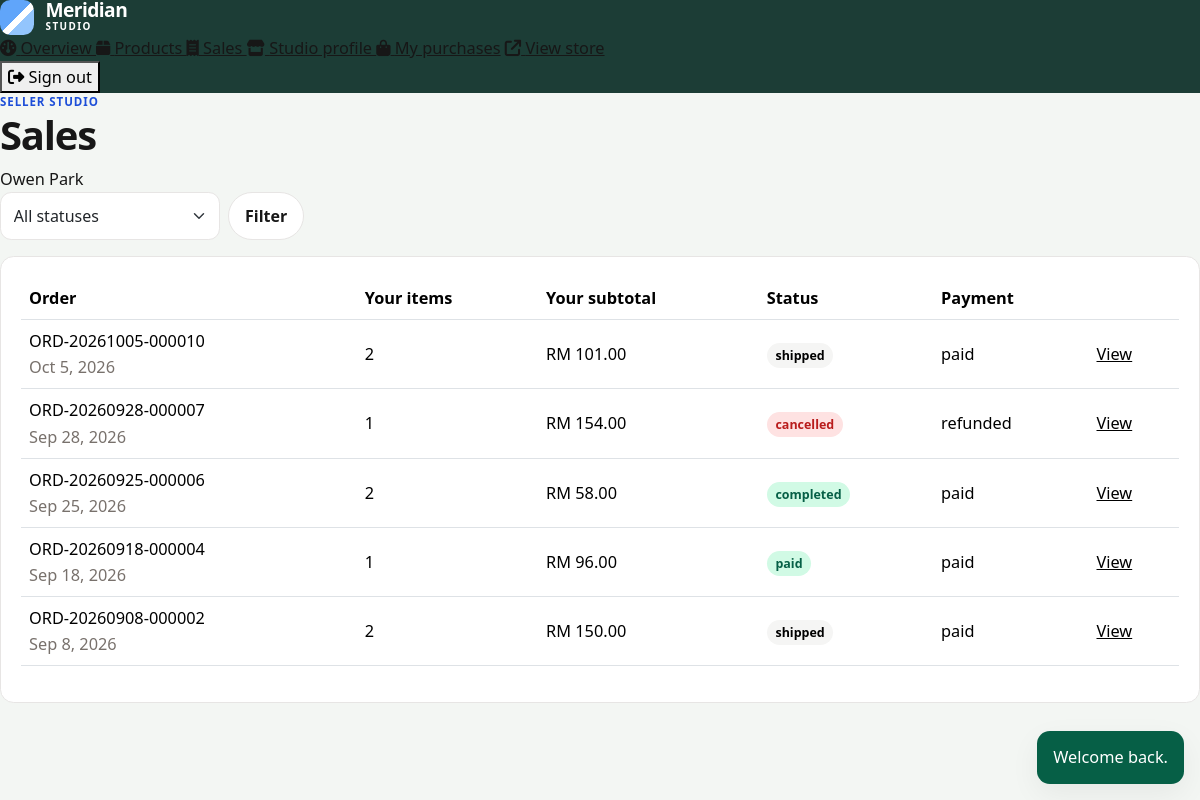
/seller/orders.php (signed in), run on the app's committed database.
### tables this page shows
CREATE TABLE users (
    id INT UNSIGNED AUTO_INCREMENT PRIMARY KEY,
    name VARCHAR(80) NOT NULL,
    email VARCHAR(120) NOT NULL,
    password VARCHAR(255) NOT NULL,
    phone VARCHAR(20) NOT NULL,
    address VARCHAR(255) NOT NULL,
    avatar VARCHAR(255) NULL,
    role ENUM('customer', 'seller', 'admin') NOT NULL DEFAULT 'customer',
    status ENUM('active', 'suspended') NOT NULL DEFAULT 'active',
    must_change_password TINYINT(1) NOT NULL DEFAULT 0,
    created_at DATETIME NOT NULL DEFAULT CURRENT_TIMESTAMP,
    updated_at DATETIME NOT NULL DEFAULT CURRENT_TIMESTAMP ON UPDATE CURRENT_TIMESTAMP,
    UNIQUE KEY uq_users_email (email),
    KEY idx_users_role_status (role, status)
);

CREATE TABLE orders (
    id INT UNSIGNED AUTO_INCREMENT PRIMARY KEY,
    order_number VARCHAR(24) NOT NULL,
    user_id INT UNSIGNED NOT NULL,
    subtotal DECIMAL(10,2) NOT NULL,
    discount_amount DECIMAL(10,2) NOT NULL DEFAULT 0.00,
    shipping_fee DECIMAL(10,2) NOT NULL DEFAULT 0.00,
    total_amount DECIMAL(10,2) NOT NULL,
    coupon_id INT UNSIGNED NULL,
    payment_method ENUM('paypal', 'cod', 'bank') NOT NULL,
    payment_status ENUM('unpaid', 'paid', 'refunded', 'failed') NOT NULL DEFAULT 'unpaid',
    transaction_id VARCHAR(80) NULL,
    order_status ENUM('pending', 'paid', 'processing', 'shipped', 'completed', 'cancelled') NOT NULL DEFAULT 'pending',
    shipping_name VARCHAR(80) NOT NULL,
    shipping_email VARCHAR(120) NOT NULL,
    shipping_phone VARCHAR(20) NOT NULL,
    shipping_address VARCHAR(255) NOT NULL,
    cancellation_reason VARCHAR(255) NULL,
    cancelled_at DATETIME NULL,
    stock_restored TINYINT(1) NOT NULL DEFAULT 0,
    created_at DATETIME NOT NULL DEFAULT CURRENT_TIMESTAMP,
    updated_at DATETIME NOT NULL DEFAULT CURRENT_TIMESTAMP ON UPDATE CURRENT_TIMESTAMP,
    UNIQUE KEY uq_orders_number (order_number),
    UNIQUE KEY uq_orders_transaction (transaction_id),
    KEY idx_orders_user (user_id, created_at),
    KEY idx_orders_status (order_status, payment_status),
    CONSTRAINT fk_orders_user FOREIGN KEY (user_id) REFERENCES users (id),
    CONSTRAINT fk_orders_coupon FOREIGN KEY (coupon_id) REFERENCES coupons (id) ON DELETE SET NULL
);

### includes/functions.php (called while the page is built, shortened)
<?php
function config(string $group, ?string $key = null, mixed $default = null): mixed
{
    $bag = $GLOBALS['mm_config'][$group] ?? [];
    if ($key === null) {
        return $bag;
    }
    return $bag[$key] ?? $default;
}
function e(mixed $value): string
{
    return htmlspecialchars((string) $value, ENT_QUOTES | ENT_SUBSTITUTE, 'UTF-8');
}
function url(string $path = ''): string
{
    $base = APP_BASE_PATH;
    $path = ltrim($path, '/');
    if ($path === '') {
        return ($base === '' ? '' : $base) . '/';
    }
    $hash = '';
    $query = '';
    if (str_contains($path, '?')) {
        [$path, $query] = explode('?', $path, 2);
        $query = '?' . $query;
    }
    return ($base === '' ? '' : $base) . '/' . ltrim($path, '/') . $query . $hash;
}
function asset(string $path): string
{
    $relative = ltrim($path, '/');
    $full = APP_ROOT . '/assets/' . $relative;
    $version = is_file($full) ? (string) filemtime($full) : '1';
    return url('assets/' . $relative) . '?v=' . $version;
}
function get_flashes(): array
{
    $items = $_SESSION['flash'] ?? [];
    return is_array($items) ? $items : [];
}
function to_cents(mixed $amount): int
{
    $value = trim((string) $amount);
    $negative = str_starts_with($value, '-');
    $value = ltrim($value, '-');
    [$dollars, $cents] = array_pad(explode('.', $value, 2), 2, '0');
    $cents = substr(str_pad($cents, 2, '0'), 0, 2);
    $total = ((int) $dollars) * 100 + (int) $cents;
    return $negative ? -$total : $total;
}
function money(mixed $amount): string
{
    $cents = to_cents($amount);
    $negative = $cents < 0;
    $cents = abs($cents);
    $formatted = number_format($cents / 100, 2);
    $symbol = (string) config('app', 'currency_symbol', 'RM');
    $prefix = $symbol === '' ? '' : $symbol . ' ';
    return ($negative ? '-' : '') . $prefix . $formatted;
}
function db(): PDO
{
    static $pdo = null;
    if ($pdo instanceof PDO) {
        return $pdo;
    }
    $cfg = config('db');
    $dsn = sprintf(
        'mysql:host=%s;port=%s;dbname=%s;charset=%s',
        $cfg['host'],
        $cfg['port'],
        $cfg['name'],
        $cfg['charset']
    );
    try {
        $pdo = new PDO($dsn, (string) $cfg['user'], (string) $cfg['pass'], [
            PDO::ATTR_ERRMODE => PDO::ERRMODE_EXCEPTION,
            PDO::ATTR_DEFAULT_FETCH_MODE => PDO::FETCH_ASSOC,
            PDO::ATTR_EMULATE_PREPARES => false,
        ]);
        $pdo->exec("SET time_zone = '+08:00'");
    } catch (PDOException $exception) {
        log_message('database', 'Connection failed: ' . $exception->getMessage());
        if (PHP_SAPI === 'cli') {
            fwrite(STDERR, "Database connection failed. See logs/app.log\n");
            exit(1);
        }
        http_response_code(500);
        require APP_ROOT . '/includes/db_error.php';
        exit;
    }
    return $pdo;
}

### includes/auth.php (called while the page is built, shortened)
<?php
function current_user(bool $refresh = false): ?array
{
    static $loaded = false;
    static $cached = null;
    if ($loaded) {
        return $cached;
    }
    $loaded = true;
    $userId = $_SESSION['user_id'] ?? null;
    $fingerprint = hash('sha256', (string) ($_SERVER['HTTP_USER_AGENT'] ?? 'cli'));
    $known = $_SESSION['fingerprint'] ?? '';
    $stmt = db()->prepare(
        'SELECT id, name, email, phone, address, avatar, role, status, must_change_password, created_at
         FROM users WHERE id = ? LIMIT 1'
    );
    $stmt->execute([(int) $userId]);
    $user = $stmt->fetch();
    $cached = $user;
    return $cached;
}
function enforce_password_change(): void
{
    $user = current_user();
    if (!$user || (int) $user['must_change_password'] !== 1) {
        return;
    }
}

### includes/bootstrap.php (called while the page is built, shortened)
<?php
require_once APP_ROOT . '/includes/functions.php';
require_once APP_ROOT . '/includes/auth.php';
if (PHP_SAPI !== 'cli') {
    enforce_password_change();
}

### seller/orders.php (the view, shortened to what this page needs)
<?php
require __DIR__ . '/../includes/bootstrap.php';
$user = require_role('seller');
$where = 'oi.seller_id = ?';
$params = [(int) $user['id']];
$stmt = db()->prepare(
    "SELECT o.id, o.order_number, o.order_status, o.payment_status, o.created_at,
            SUM(oi.subtotal) AS seller_subtotal, SUM(oi.quantity) AS units
     FROM orders o
     INNER JOIN order_items oi ON oi.order_id = o.id
     WHERE $where
     GROUP BY o.id, o.order_number, o.order_status, o.payment_status, o.created_at
     ORDER BY o.id DESC"
);
$stmt->execute($params);
$orders = $stmt->fetchAll();
$pageTitle = 'Sales';
require APP_ROOT . '/includes/seller_header.php';
?>
<form class="d-flex gap-2 mb-3" method="get">
    <select class="form-select" style="max-width:220px" name="status">
        <option value="">All statuses</option>
    </select>
    <button class="btn btn-quiet" type="submit">Filter</button>
</form>
<div class="table-responsive form-card">
    <table class="table align-middle">
        <thead><tr><th>Order</th><th>Your items</th><th>Your subtotal</th><th>Status</th><th>Payment</th><th></th></tr></thead>
        <tbody>
        <?php foreach ($orders as $order): ?>
            <tr>
                <td><?= e($order['order_number']) ?><div class="muted"><?= e(date('M j, Y', strtotime((string) $order['created_at']))) ?></div></td>
                <td><?= e((string) $order['units']) ?></td>
                <td><?= e(money($order['seller_subtotal'])) ?></td>
                <td><span class="badge-status badge-<?= e($order['order_status']) ?>"><?= e($order['order_status']) ?></span></td>
                <td><?= e($order['payment_status']) ?></td>
                <td><a href="<?= e(url('seller/order_view.php?id=' . (int) $order['id'])) ?>">View</a></td>
            </tr>
        <?php endforeach; ?>
        </tbody>
    </table>
</div>
<?php require APP_ROOT . '/includes/seller_footer.php'; ?>

### includes/seller_header.php (shortened to what this page needs)
<?php
$pageTitle = $pageTitle ?? 'Seller';
$panelUser = current_user();
?>
<!DOCTYPE html>
<html lang="en">
<head>
    <link href="https://cdn.jsdelivr.net/npm/bootstrap@5.3.3/dist/css/bootstrap.min.css" rel="stylesheet">
    <link href="https://cdnjs.cloudflare.com/ajax/libs/font-awesome/6.5.2/css/all.min.css" rel="stylesheet">
    <link href="<?= e(asset('css/style.css')) ?>" rel="stylesheet">
    <link href="<?= e(asset('css/seller.css')) ?>" rel="stylesheet">
</head>
<body class="panel-body seller-body">
<div class="panel-shell">
    <div class="d-none d-lg-block"><?php require APP_ROOT . '/includes/seller_navbar.php'; ?></div>
    <div class="panel-main">
        <header class="panel-top">
            <div>
                <p class="eyebrow mb-0">Seller studio</p>
                <h1><?= e($pageTitle) ?></h1>
            </div>
            <span class="who"><?= e($panelUser['name'] ?? '') ?></span>
        </header>
                <?php require APP_ROOT . '/includes/seller_navbar.php'; ?>
        <div class="toast-stack" aria-live="polite">
            <?php foreach (get_flashes() as $flash): ?>
                <div class="toast-card toast-<?= e($flash['type']) ?>"><?= e($flash['message']) ?></div>
            <?php endforeach; ?>
        </div>
        <div class="panel-content">

### assets/css/style.css (style rules this page uses)
:root { --ink: #171717; --ink-soft: #3f3f46; --paper: #ffffff; --canvas: #f5f5f4; --line: #e7e5e4; --muted: #78716c; --accent: #1d4ed8; --accent-soft: #dbeafe; --accent-deep: #1e3a8a; --ok: #047857; --danger: #b91c1c; --radius: 0.85rem; --shadow: 0 10px 30px rgba(23, 23, 23, 0.06); --display: "Libre Franklin", "Segoe UI", sans-serif; --sans: "Nunito Sans", "Segoe UI", sans-serif; }
* { box-sizing: border-box; }
html { scroll-behavior: smooth; }
body { margin: 0; color: var(--ink); background: linear-gradient(180deg, #fafaf9 0%, var(--canvas) 100%); font-family: var(--sans); font-size: 1.02rem; line-height: 1.6; }
a { color: inherit; }
h1, h2, h3, .brand strong { font-family: var(--display); font-weight: 700; letter-spacing: -0.03em; line-height: 1.15; }
.eyebrow { color: var(--accent); letter-spacing: .08em; text-transform: uppercase; font-size: .72rem; font-weight: 800; margin: 0; }
.muted { color: var(--muted); }
.icon-btn, .btn-quiet, .btn-accent, .btn-danger-soft { border-radius: 999px; font-weight: 700; }
.btn-quiet { background: #fff; border: 1px solid var(--line); color: var(--ink); padding: .65rem 1rem; }
.maker-card, .form-card, .summary-card, .plain-card, .empty-panel { background: var(--paper); border-radius: var(--radius); padding: 1.25rem; border: 1px solid var(--line); }
.table { background: var(--paper); }
.badge-status { border-radius: 999px; padding: .25rem .55rem; background: #f5f5f4; font-size: .78rem; font-weight: 800; }
.badge-paid, .badge-completed, .badge-active, .badge-published { background: #d1fae5; color: #065f46; }
.badge-cancelled, .badge-suspended, .badge-hidden, .badge-failed { background: #fee2e2; color: var(--danger); }
.toast-stack { position: fixed; right: 1rem; bottom: 1rem; z-index: 50; display: grid; gap: .5rem; }
.toast-card { background: var(--ink); color: white; padding: .85rem 1rem; border-radius: .8rem; max-width: 320px; box-shadow: var(--shadow); }
.toast-success { background: #065f46; }
.form-control, .form-select { border-color: var(--line); border-radius: .7rem; padding: .7rem .8rem; }

### assets/css/seller.css (style rules this page uses)
.seller-body { background: #f3f6f3; }

### data on the page
users: name "Owen Park"
orders: order_number "ORD-20261005-000010", created_at "Oct 5, 2026", units "2", seller_subtotal "RM 101.00", order_status "shipped", payment_status "paid"
orders: order_number "ORD-20260928-000007", created_at "Sep 28, 2026", units "1", seller_subtotal "RM 154.00", order_status "cancelled", payment_status "refunded"
orders: order_number "ORD-20260925-000006", created_at "Sep 25, 2026", units "2", seller_subtotal "RM 58.00", order_status "completed", payment_status "paid"
orders: order_number "ORD-20260918-000004", created_at "Sep 18, 2026", units "1", seller_subtotal "RM 96.00", order_status "paid", payment_status "paid"
orders: order_number "ORD-20260908-000002", created_at "Sep 8, 2026", units "2", seller_subtotal "RM 150.00", order_status "shipped", payment_status "paid"

### other printed values
$label "Overview"
$label "Products"
$label "Sales"
$label "Studio profile"
$pageTitle "Sales"
$flash['message'] "Welcome back."
